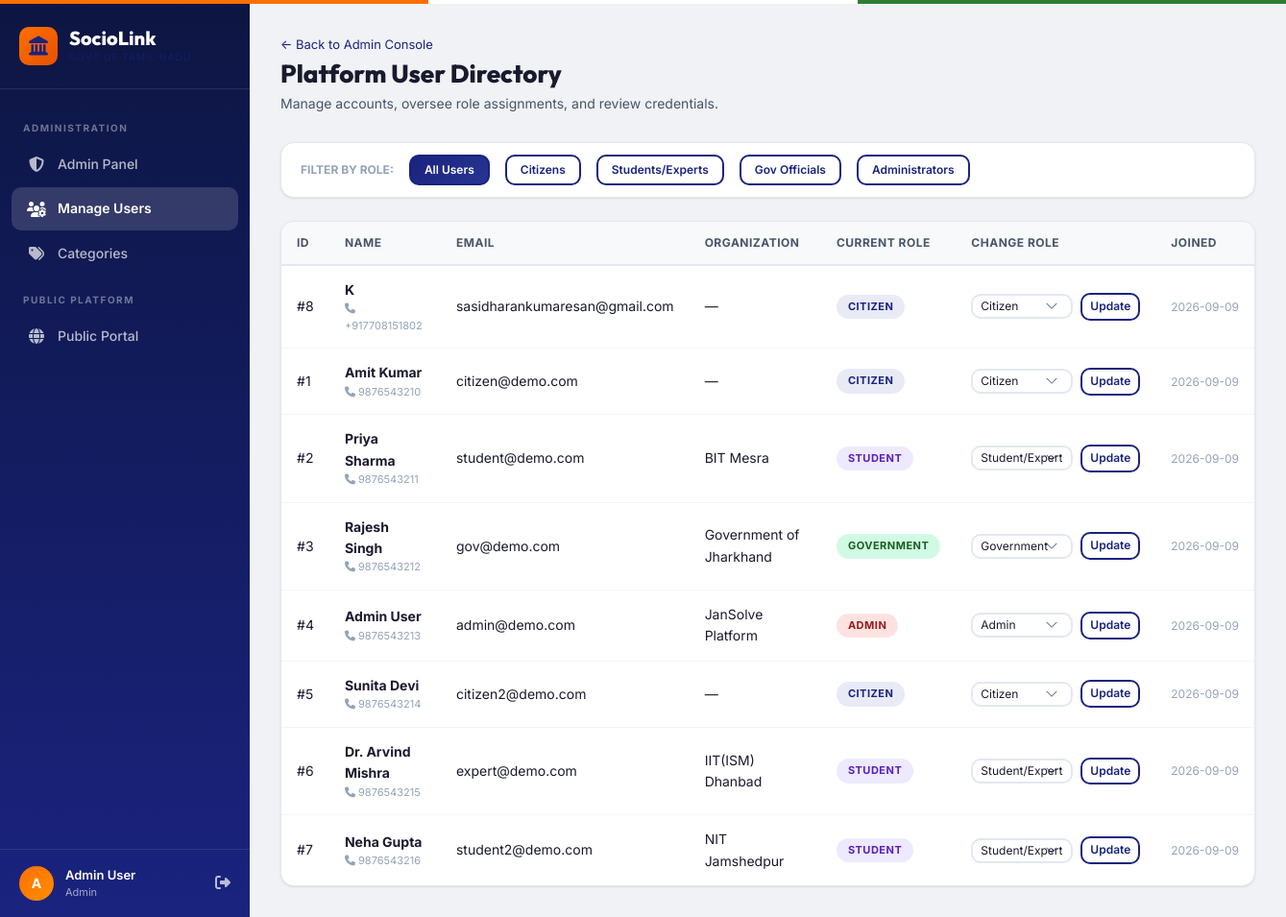
Screenshot of /admin/users (signed in) with the database file from the repository.
### tables this page shows
CREATE TABLE users (
            id INTEGER PRIMARY KEY AUTOINCREMENT,
            name TEXT NOT NULL,
            email TEXT UNIQUE NOT NULL,
            password_hash TEXT NOT NULL,
            role TEXT NOT NULL CHECK(role IN ('citizen', 'student', 'government', 'admin')),
            phone TEXT,
            organization TEXT,
            skills TEXT,
            bio TEXT,
            created_at TIMESTAMP DEFAULT CURRENT_TIMESTAMP
        );

### routes/admin.py (the view)
@admin_bp.route('/users')
@login_required
@role_required('admin')
def users_list():
    db = get_db()
    role_filter = request.args.get('role', '').strip()
    if role_filter:
        users = db.execute("SELECT * FROM users WHERE role = ? ORDER BY created_at DESC", (role_filter,)).fetchall()
    else:
        users = db.execute("SELECT * FROM users ORDER BY created_at DESC").fetchall()
    db.close()
    return render_template('admin_users.html', users=users, role_filter=role_filter)

### app.py (called while the page is built)
@app.context_processor
def inject_globals():
    return {
        'current_user': {
            'id': session.get('user_id'),
            'name': session.get('user_name'),
            'email': session.get('email'),
            'role': session.get('role'),
            'organization': session.get('organization'),
        } if 'user_id' in session else None
    }

### auth.py (called while the page is built)
def login_required(f):
    @wraps(f)
    def decorated_function(*args, **kwargs):
        if 'user_id' not in session:
            flash('Please log in to access this page.', 'warning')
            return redirect(url_for('auth.login'))
        return f(*args, **kwargs)
    return decorated_function

def role_required(*roles):
    def decorator(f):
        @wraps(f)
        def decorated_function(*args, **kwargs):
            if 'user_id' not in session:
                flash('Please log in to access this page.', 'warning')
                return redirect(url_for('auth.login'))
            if session.get('role') not in roles:
                flash('You do not have permission to access this page.', 'danger')
                return redirect(url_for('main.index'))
            return f(*args, **kwargs)
        return decorated_function
    return decorator

### database.py (called while the page is built)
def get_db():
    db = sqlite3.connect(DATABASE)
    db.row_factory = sqlite3.Row
    db.execute("PRAGMA foreign_keys = ON")
    return db

### templates/admin_users.html (shortened to what this page needs)
{% extends "base.html" %}
{% block content %}
<div class="page-header flex justify-between items-center flex-wrap gap-2">
    <div>
        <div style="font-size: 13px; color: var(--text-muted); margin-bottom: 4px;">
            <a href="{{ url_for('admin.dashboard') }}">&larr; Back to Admin Console</a>
        </div>
        <h1>Platform User Directory</h1>
        <p>Manage accounts, oversee role assignments, and review credentials.</p>
    </div>
</div>
<div class="card mb-3" style="padding: 12px 20px;">
    <div class="flex items-center gap-2 flex-wrap">
        <span style="font-size: 12px; font-weight: 700; color: var(--text-muted); text-transform: uppercase;">Filter by Role:</span>
        <a href="{{ url_for('admin.users_list') }}" class="btn btn-sm {% if not role_filter %}btn-primary{% else %}btn-outline{% endif %}">All Users</a>
        <a href="{{ url_for('admin.users_list', role='citizen') }}" class="btn btn-sm {% if role_filter == 'citizen' %}btn-primary{% else %}btn-outline{% endif %}">Citizens</a>
        <a href="{{ url_for('admin.users_list', role='student') }}" class="btn btn-sm {% if role_filter == 'student' %}btn-primary{% else %}btn-outline{% endif %}">Students/Experts</a>
        <a href="{{ url_for('admin.users_list', role='government') }}" class="btn btn-sm {% if role_filter == 'government' %}btn-primary{% else %}btn-outline{% endif %}">Gov Officials</a>
        <a href="{{ url_for('admin.users_list', role='admin') }}" class="btn btn-sm {% if role_filter == 'admin' %}btn-primary{% else %}btn-outline{% endif %}">Administrators</a>
    </div>
</div>
<div class="card">
    <div class="card-body" style="padding: 0;">
        <div class="table-wrapper">
            <table>
                <thead>
                    <tr>
                        <th>ID</th>
                        <th>Name</th>
                        <th>Email</th>
                        <th>Organization</th>
                        <th>Current Role</th>
                        <th>Change Role</th>
                        <th>Joined</th>
                    </tr>
                </thead>
                <tbody>
                    {% for u in users %}
                    <tr>
                        <td>#{{ u.id }}</td>
                        <td>
                            <strong>{{ u.name }}</strong>
                            {% if u.phone %}
                                <div style="font-size: 11px; color: var(--text-muted);"><i class="fa-solid fa-phone"></i> {{ u.phone }}</div>
                            {% endif %}
                        </td>
                        <td>{{ u.email }}</td>
                        <td>{{ u.organization or '—' }}</td>
                        <td>
                            <span class="badge badge-{{ u.role }}">{{ u.role }}</span>
                        </td>
                        <td>
                            <form action="{{ url_for('admin.change_user_role', user_id=u.id) }}" method="POST" class="flex items-center gap-1">
                                <select name="role" class="form-control" style="padding: 4px 8px; font-size: 12px; width: auto;">
                                    <option value="citizen" {% if u.role == 'citizen' %}selected{% endif %}>Citizen</option>
                                    <option value="student" {% if u.role == 'student' %}selected{% endif %}>Student/Expert</option>
                                    <option value="government" {% if u.role == 'government' %}selected{% endif %}>Government</option>
                                    <option value="admin" {% if u.role == 'admin' %}selected{% endif %}>Admin</option>
                                </select>
                                <button type="submit" class="btn btn-outline btn-sm" style="padding: 4px 8px;">
                                    Update
                                </button>
                            </form>
                        </td>
                        <td style="font-size: 12px; color: var(--text-muted); white-space: nowrap;">
                            {{ u.created_at[:10] if u.created_at else '' }}
                        </td>
                    </tr>
                    {% endfor %}
                </tbody>
            </table>
        </div>
    </div>
</div>
{% endblock %}

### templates/base.html (shortened to what this page needs)
<!DOCTYPE html>
<html lang="en">
<head>
    <link rel="stylesheet" href="https://cdnjs.cloudflare.com/ajax/libs/font-awesome/6.5.1/css/all.min.css">
    <link rel="stylesheet" href="{{ url_for('static', filename='css/style.css') }}">
</head>
<body>
    {% if current_user and request.endpoint not in ['main.index', 'auth.login', 'auth.register'] %}
        <div class="app-layout">
            <aside class="sidebar">
                <div class="sidebar-header">
                    <a href="{{ url_for('main.index') }}" class="sidebar-brand">
                        <div class="logo-icon"><i class="fa-solid fa-landmark"></i></div>
                        <div class="brand-text">
                            <span class="brand-name">Socio<span>Link</span></span>
                            <span class="brand-sub">Govt of Tamil Nadu</span>
                        </div>
                    </a>
                </div>
                <nav class="sidebar-nav">
                    {% if current_user.role == 'citizen' %}
                        <div class="nav-section">Citizen Portal</div>
                        <a href="{{ url_for('citizen.dashboard') }}" class="{% if request.endpoint == 'citizen.dashboard' %}active{% endif %}">
                            <i class="fa-solid fa-gauge nav-icon"></i> <span>Dashboard</span>
                        </a>
                        <a href="{{ url_for('citizen.report_problem') }}" class="{% if request.endpoint == 'citizen.report_problem' %}active{% endif %}">
                            <i class="fa-solid fa-circle-plus nav-icon"></i> <span>Report Problem</span>
                        </a>
                        <a href="{{ url_for('citizen.browse_problems') }}" class="{% if request.endpoint == 'citizen.browse_problems' %}active{% endif %}">
                            <i class="fa-solid fa-list-check nav-icon"></i> <span>Browse Problems</span>
                        </a>
                    {% elif current_user.role == 'admin' %}
                        <div class="nav-section">Administration</div>
                        <a href="{{ url_for('admin.dashboard') }}" class="{% if request.endpoint == 'admin.dashboard' %}active{% endif %}">
                            <i class="fa-solid fa-shield-halved nav-icon"></i> <span>Admin Panel</span>
                        </a>
                        <a href="{{ url_for('admin.users_list') }}" class="{% if request.endpoint == 'admin.users_list' %}active{% endif %}">
                            <i class="fa-solid fa-users-gear nav-icon"></i> <span>Manage Users</span>
                        </a>
                        <a href="{{ url_for('admin.categories_list') }}" class="{% if request.endpoint == 'admin.categories_list' %}active{% endif %}">
                            <i class="fa-solid fa-tags nav-icon"></i> <span>Categories</span>
                        </a>
                    {% endif %}
                    <div class="nav-section">Public Platform</div>
                    <a href="{{ url_for('main.index') }}">
                        <i class="fa-solid fa-globe nav-icon"></i> <span>Public Portal</span>
                    </a>
                </nav>
                <div class="sidebar-footer">
                    <div class="sidebar-user">
                        <div class="user-avatar">
                            {{ current_user.name[0]|upper }}
                        </div>
                        <div class="user-info">
                            <div class="user-name">{{ current_user.name }}</div>
                            <div class="user-role">{{ current_user.role }}</div>
                        </div>
                        <a href="{{ url_for('auth.logout') }}" title="Logout" style="color: rgba(255,255,255,0.7); font-size: 16px; margin-left: 8px;">
                            <i class="fa-solid fa-right-from-bracket"></i>
                        </a>
                    </div>
                </div>
            </aside>
            <main class="main-content">
                {% block content %}{% endblock %}
            </main>
        </div>
    {% endif %}
</body>
</html>

### rows the page displays
users: name "Admin User", role "Admin", id "4", phone "9876543213", email "admin@demo.com", organization "JanSolve Platform", role "ADMIN", created_at "2026-09-09"
users: id "8", name "K", phone "+917708151802", email "sasidharankumaresan@gmail.com", organization "—", role "CITIZEN", role "Citizen", created_at "2026-09-09"
users: id "1", name "Amit Kumar", phone "9876543210", email "citizen@demo.com", organization "—", role "CITIZEN", role "Citizen", created_at "2026-09-09"
users: id "2", name "Priya Sharma", phone "9876543211", email "student@demo.com", organization "BIT Mesra", role "STUDENT", role "Student/Expert", created_at "2026-09-09"
users: id "3", name "Rajesh Singh", phone "9876543212", email "gov@demo.com", organization "Government of Jharkhand", role "GOVERNMENT", role "Government", created_at "2026-09-09"
users: id "5", name "Sunita Devi", phone "9876543214", email "citizen2@demo.com", organization "—", role "CITIZEN", role "Citizen", created_at "2026-09-09"
users: id "6", name "Dr. Arvind Mishra", phone "9876543215", email "expert@demo.com", organization "IIT(ISM) Dhanbad", role "STUDENT", role "Student/Expert", created_at "2026-09-09"
users: id "7", name "Neha Gupta", phone "9876543216", email "student2@demo.com", organization "NIT Jamshedpur", role "STUDENT", role "Student/Expert", created_at "2026-09-09"

### other values shown
{{ current_user.name[0]|upper }} "A"
